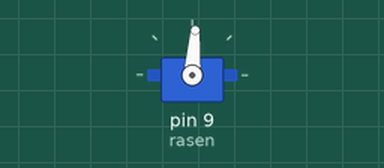
A sketch run on a simulated Arduino Uno, built with avr-gcc and run on an emulated ATmega328P. On the bench: servo.

Above: at 0.05 s.
Timing chart, 0 to 5.9 s (numbered marks = the images above):
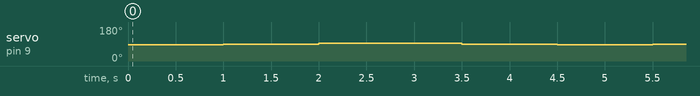

Measured:
- by itself, servo on pin 9 (rasen): repeats every 4.5 s: 95° 1.5 s, 90° 1.0 s, 86° 1.0 s, 90° 1.0 s

The sketch:

pinion.ino
```cpp
#include <Servo.h>
Servo rasen;     //廻るペンギンの名前「螺旋(らせん)」
void setup() {
rasen.attach(9);   //PWMにつなぐ。[~]マークの3,5,6,9,10,11。ここでは6。
}

void loop() {
rasen.write(86); //ここの数値が正転・反転、速度を司る。
delay(1000);
rasen.write(90);
delay(1000);
rasen.write(95);
delay(1500);
rasen.write(90);
delay(1000);
}
```
